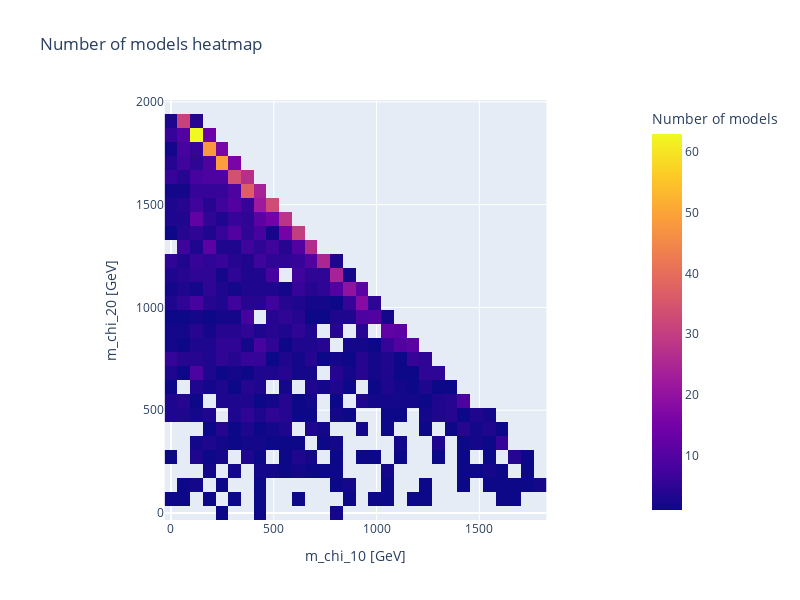
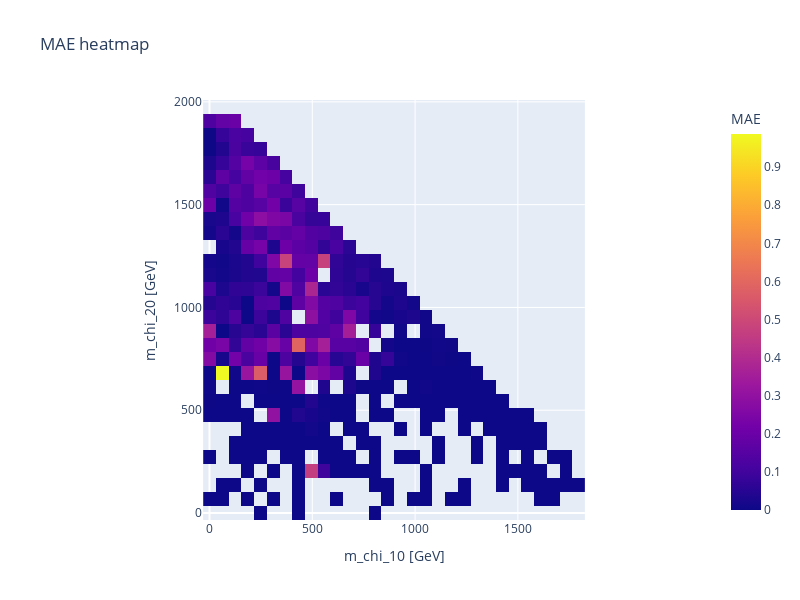
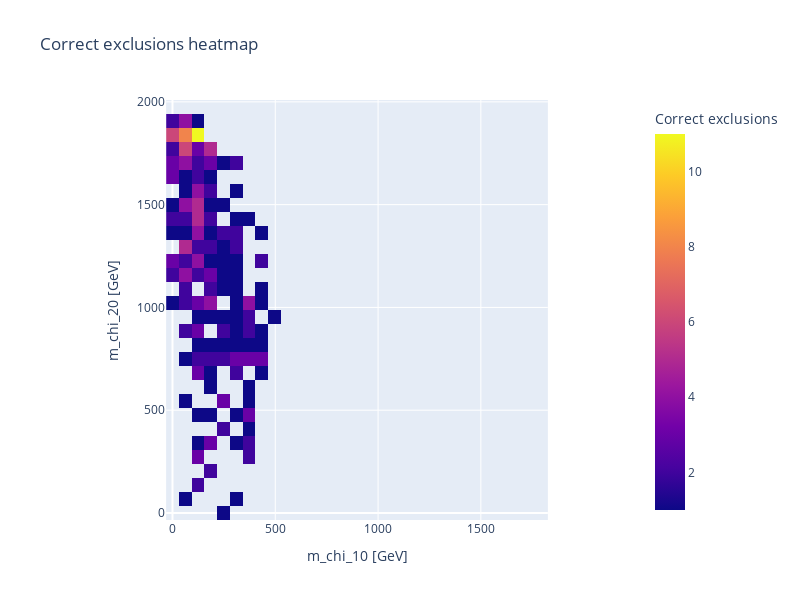

Here is the notebook cell these charts were saved with, in order:
### Code cell
def convert_to_heatmap_form(data: [[int]]) -> np.array:
    
    # Reverse array order so plots are in standard form of origin in bottom left (rather than top left)
    data = data[::-1]
    
    # Convert to numpy arrays for easier handling
    return np.array(data)

def heatmap(df, num_bins):
    
    # Get 1st and 2nd neutralino masses for each SUSY model
    m_chi_10 = df["m_chi_10"]
    m_chi_20 = df["m_chi_20"]
    
    # Create mass bins for plotting
    M1_bins = np.linspace(0, max(m_chi_10), num_bins+1)
    M2_bins = np.linspace(0, max(m_chi_20), num_bins+1)
    
    mean_true_CLs = []
    mean_pred_CLs = []
    model_count = []
    CLs_MAE = []
    correct_exclusions = []
    
    for i in range(num_bins):
        
        mean_j_true_CLs = []
        mean_j_pred_CLs = []
        j_model_count = []
        j_CLs_MAE = []
        j_correct_exclusions = []
        
        for j in range(num_bins):
            
            # Select models in particular bin
            bin_mask = (m_chi_10 >= M1_bins[j]) & (m_chi_10 < M1_bins[j+1]) & (m_chi_20 >= M2_bins[i]) & (m_chi_20 < M2_bins[i+1])
            
            # Get true and predicted CLs in bin
            bin_true_CLs = df[bin_mask]["Final__CLs"]
            bin_pred_CLs = df[bin_mask]["Predicted_Final__CLs"]
            
            # Get mean true and predicted CLs in bin
            mean_bin_true_CLs = bin_true_CLs.mean()
            mean_bin_pred_CLs = bin_pred_CLs.mean()
            
            # Get number of models in bin
            bin_model_count = bin_mask.sum()
            if bin_model_count == 0:
                bin_model_count = float("nan")
                
            # Get MAE in bin
            bin_MAE = abs(bin_true_CLs - bin_pred_CLs).mean()
            
            # Get number of correctly excluded models in each bin
            bin_correct_exclusions = ((df[bin_mask]["Final__CLs"] < 0.05) & (df[bin_mask]["Predicted_Final__CLs"] < 0.05)).sum()
            if bin_correct_exclusions == 0:
                bin_correct_exclusions = float("nan")
            
            mean_j_true_CLs.append(mean_bin_true_CLs)
            mean_j_pred_CLs.append(mean_bin_pred_CLs)
            j_model_count.append(bin_model_count)
            j_CLs_MAE.append(bin_MAE)
            j_correct_exclusions.append(bin_correct_exclusions)
            
        mean_true_CLs.append(mean_j_true_CLs)
        mean_pred_CLs.append(mean_j_pred_CLs)
        model_count.append(j_model_count)
        CLs_MAE.append(j_CLs_MAE)
        correct_exclusions.append(j_correct_exclusions)
    
    # Convert arrays into a better form for heatmap plotting
    mean_true_CLs = convert_to_heatmap_form(mean_true_CLs)
    mean_pred_CLs = convert_to_heatmap_form(mean_pred_CLs)
    model_count = convert_to_heatmap_form(model_count)
    CLs_MAE = convert_to_heatmap_form(CLs_MAE)
    correct_exclusions = convert_to_heatmap_form(correct_exclusions)
    
    # Make 2D heatmap plots
    fig_x=np.linspace(0, max(m_chi_10), num_bins)
    fig_y=np.linspace(0, max(m_chi_20), num_bins)
    
    fig_true = px.imshow(mean_true_CLs, 
                         labels=dict(x="m_chi_10 [GeV]", y="m_chi_20 [GeV]", color="True CLs"), 
                         x=fig_x, y=fig_y, origin="lower", width=800, height=600, title="True mean CLs heatmap")
    
    fig_pred = px.imshow(mean_pred_CLs,
                         labels=dict(x="m_chi_10 [GeV]", y="m_chi_20 [GeV]", color="Predicted CLs"), 
                         x=fig_x, y=fig_y, origin="lower", width=800, height=600, title="Predicted mean CLs heatmap")
    
    fig_diff = px.imshow(abs(mean_true_CLs - mean_pred_CLs),
                         labels=dict(x="m_chi_10 [GeV]", y="m_chi_20 [GeV]", color="True - predicted CLs"), 
                         x=fig_x, y=fig_y, origin="lower", width=800, height=600, title="Difference CLs heatmap")
    
    fig_count = px.imshow(model_count, 
                          labels=dict(x="m_chi_10 [GeV]", y="m_chi_20 [GeV]", color="Number of models"), 
                          x=fig_x, y=fig_y, origin="lower", width=800, height=600, title="Number of models heatmap")
    
    fig_MAE = px.imshow(CLs_MAE, 
                        labels=dict(x="m_chi_10 [GeV]", y="m_chi_20 [GeV]", color="MAE"), 
                        x=fig_x, y=fig_y, origin="lower", width=800, height=600, title="MAE heatmap")
    
    fig_excl = px.imshow(correct_exclusions,
                         labels=dict(x="m_chi_10 [GeV]", y="m_chi_20 [GeV]", color="Correct exclusions"), 
                         x=fig_x, y=fig_y, origin="lower", width=800, height=600, title="Correct exclusions heatmap")
    
    #fig_true.show()
    #fig_pred.show()
    #fig_diff.show()
    fig_count.show()
    fig_MAE.show()
    fig_excl.show()
    
heatmap(output_df, 30)

### Figure 1 — Plotly figure (JSON) as saved in the notebook; plotly's stock layout.template omitted (floating-point values rounded to 4 significant figures; data arrays with more than 128 entries replaced by an {"elided": "..."} marker saying what was removed)
{"data": [{"coloraxis": "coloraxis", "hovertemplate": "m_chi_10 [GeV]: %{x}<br>m_chi_20 [GeV]: %{y}<br>Number of models: %{z}<extra></extra>", "name": "0", "type": "heatmap", "x": [0, 61.9, 123.8, 185.7, 247.6, 309.5, 371.4, 433.3, 495.2, 557.1, 619.0, 680.9, 742.8, 804.7, 866.6, 928.5, 990.4, 1052.0, 1114.0, 1176.0, 1238.0, 1300.0, 1362.0, 1424.0, 1486.0, 1547.0, 1609.0, 1671.0, 1733.0, 1795.0], "xaxis": "x", "y": [0, 68.1, 136.2, 204.3, 272.4, 340.5, 408.6, 476.7, 544.8, 612.9, 681.0, 749.1, 817.2, 885.3, 953.4, 1022.0, 1090.0, 1158.0, 1226.0, 1294.0, 1362.0, 1430.0, 1498.0, 1566.0, 1634.0, 1703.0, 1771.0, 1839.0, 1907.0, 1975.0], "yaxis": "y", "z": {"elided": "30x30 int values"}}], "layout": {"coloraxis": {"colorbar": {"title": {"text": "Number of models"}}, "colorscale": [[0, "#0d0887"], [0.1111, "#46039f"], [0.2222, "#7201a8"], [0.3333, "#9c179e"], [0.4444, "#bd3786"], [0.5556, "#d8576b"], [0.6667, "#ed7953"], [0.7778, "#fb9f3a"], [0.8889, "#fdca26"], [1, "#f0f921"]]}, "height": 600, "title": {"text": "Number of models heatmap"}, "width": 800, "xaxis": {"anchor": "y", "constrain": "domain", "domain": [0, 1], "scaleanchor": "y", "title": {"text": "m_chi_10 [GeV]"}}, "yaxis": {"anchor": "x", "autorange": true, "constrain": "domain", "domain": [0, 1], "title": {"text": "m_chi_20 [GeV]"}}}}

### Figure 2 — Plotly figure (JSON) as saved in the notebook; plotly's stock layout.template omitted (floating-point values rounded to 4 significant figures; data arrays with more than 128 entries replaced by an {"elided": "..."} marker saying what was removed)
{"data": [{"coloraxis": "coloraxis", "hovertemplate": "m_chi_10 [GeV]: %{x}<br>m_chi_20 [GeV]: %{y}<br>MAE: %{z}<extra></extra>", "name": "0", "type": "heatmap", "x": [0, 61.9, 123.8, 185.7, 247.6, 309.5, 371.4, 433.3, 495.2, 557.1, 619.0, 680.9, 742.8, 804.7, 866.6, 928.5, 990.4, 1052.0, 1114.0, 1176.0, 1238.0, 1300.0, 1362.0, 1424.0, 1486.0, 1547.0, 1609.0, 1671.0, 1733.0, 1795.0], "xaxis": "x", "y": [0, 68.1, 136.2, 204.3, 272.4, 340.5, 408.6, 476.7, 544.8, 612.9, 681.0, 749.1, 817.2, 885.3, 953.4, 1022.0, 1090.0, 1158.0, 1226.0, 1294.0, 1362.0, 1430.0, 1498.0, 1566.0, 1634.0, 1703.0, 1771.0, 1839.0, 1907.0, 1975.0], "yaxis": "y", "z": {"elided": "30x30 float values"}}], "layout": {"coloraxis": {"colorbar": {"title": {"text": "MAE"}}, "colorscale": [[0, "#0d0887"], [0.1111, "#46039f"], [0.2222, "#7201a8"], [0.3333, "#9c179e"], [0.4444, "#bd3786"], [0.5556, "#d8576b"], [0.6667, "#ed7953"], [0.7778, "#fb9f3a"], [0.8889, "#fdca26"], [1, "#f0f921"]]}, "height": 600, "title": {"text": "MAE heatmap"}, "width": 800, "xaxis": {"anchor": "y", "constrain": "domain", "domain": [0, 1], "scaleanchor": "y", "title": {"text": "m_chi_10 [GeV]"}}, "yaxis": {"anchor": "x", "autorange": true, "constrain": "domain", "domain": [0, 1], "title": {"text": "m_chi_20 [GeV]"}}}}

### Figure 3 — Plotly figure (JSON) as saved in the notebook; plotly's stock layout.template omitted (floating-point values rounded to 4 significant figures; data arrays with more than 128 entries replaced by an {"elided": "..."} marker saying what was removed)
{"data": [{"coloraxis": "coloraxis", "hovertemplate": "m_chi_10 [GeV]: %{x}<br>m_chi_20 [GeV]: %{y}<br>Correct exclusions: %{z}<extra></extra>", "name": "0", "type": "heatmap", "x": [0, 61.9, 123.8, 185.7, 247.6, 309.5, 371.4, 433.3, 495.2, 557.1, 619.0, 680.9, 742.8, 804.7, 866.6, 928.5, 990.4, 1052.0, 1114.0, 1176.0, 1238.0, 1300.0, 1362.0, 1424.0, 1486.0, 1547.0, 1609.0, 1671.0, 1733.0, 1795.0], "xaxis": "x", "y": [0, 68.1, 136.2, 204.3, 272.4, 340.5, 408.6, 476.7, 544.8, 612.9, 681.0, 749.1, 817.2, 885.3, 953.4, 1022.0, 1090.0, 1158.0, 1226.0, 1294.0, 1362.0, 1430.0, 1498.0, 1566.0, 1634.0, 1703.0, 1771.0, 1839.0, 1907.0, 1975.0], "yaxis": "y", "z": {"elided": "30x30 int values"}}], "layout": {"coloraxis": {"colorbar": {"title": {"text": "Correct exclusions"}}, "colorscale": [[0, "#0d0887"], [0.1111, "#46039f"], [0.2222, "#7201a8"], [0.3333, "#9c179e"], [0.4444, "#bd3786"], [0.5556, "#d8576b"], [0.6667, "#ed7953"], [0.7778, "#fb9f3a"], [0.8889, "#fdca26"], [1, "#f0f921"]]}, "height": 600, "title": {"text": "Correct exclusions heatmap"}, "width": 800, "xaxis": {"anchor": "y", "constrain": "domain", "domain": [0, 1], "scaleanchor": "y", "title": {"text": "m_chi_10 [GeV]"}}, "yaxis": {"anchor": "x", "autorange": true, "constrain": "domain", "domain": [0, 1], "title": {"text": "m_chi_20 [GeV]"}}}}
